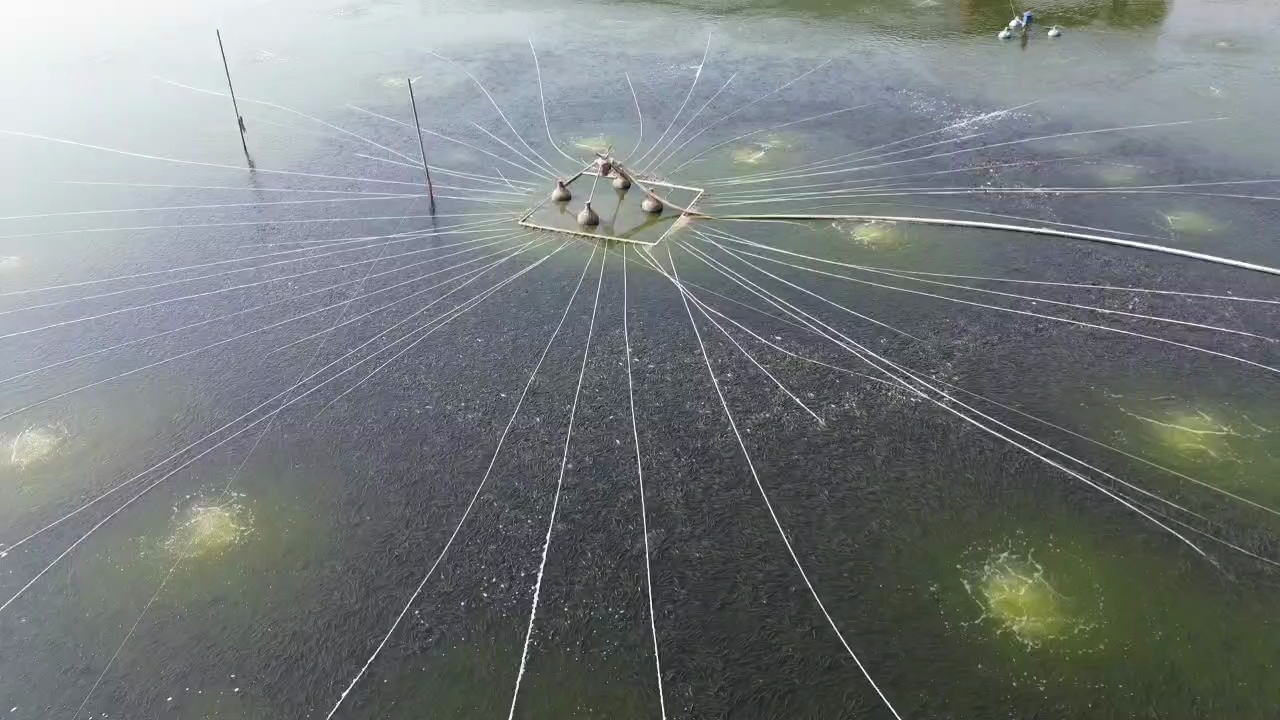
#> input picture 智慧鱼塘项目/计数系统/智慧渔业-鱼群计数系统/智慧渔业/dataset/raw_frames/351_frame_0002.jpg, 1280 x 720 px, found by its file name
$ python experiment_binarize.py
#> lines starting #> are read from the running program, lines starting #| are printed output that depends on the picture; after the words box and inside, x2 and y2 are one past the last pixel; in counts of white or black regions, pixels touching at a corner belong together
#!/usr/bin/env python3
"""
二值化策略实验脚本 - 为不同视频找到最佳参数
"""
import cv2
import numpy as np
from pathlib import Path

# 每种视频选一个典型帧进行实验
TEST_FRAMES = {
    "351": "dataset/raw_frames/351_frame_0002.jpg",  # 密集深色鱼群
    "352": "dataset/raw_frames/352_frame_0005.jpg",  # 高空浅色圆斑
    "353": "dataset/raw_frames/353_frame_0005.jpg",  # 极密集鱼群
    "882": "dataset/raw_frames/882_frame_0005.jpg",  # 个体较清晰
}
OUTPUT_DIR = Path("output/debug/experiment")


# [9 lines left out: function remove_lines_hough, not called in this run]


def remove_lines_morph(binary_mask):
    """用形态学开运算中的线状结构元素去除细线"""
    # 水平线
    h_kernel = cv2.getStructuringElement(cv2.MORPH_RECT, (25, 1))
    h_lines = cv2.morphologyEx(binary_mask, cv2.MORPH_OPEN, h_kernel)
    # 垂直线
    v_kernel = cv2.getStructuringElement(cv2.MORPH_RECT, (1, 25))
    v_lines = cv2.morphologyEx(binary_mask, cv2.MORPH_OPEN, v_kernel)
    # 对角线（近似）
    d_kernel = np.eye(15, dtype=np.uint8)
    d_lines = cv2.morphologyEx(binary_mask, cv2.MORPH_OPEN, d_kernel)
    d_kernel2 = np.fliplr(np.eye(15, dtype=np.uint8))
    d_lines2 = cv2.morphologyEx(binary_mask, cv2.MORPH_OPEN, d_kernel2)

    lines_mask = cv2.bitwise_or(h_lines, v_lines)
    lines_mask = cv2.bitwise_or(lines_mask, d_lines)
    lines_mask = cv2.bitwise_or(lines_mask, d_lines2)

    cleaned = cv2.bitwise_and(binary_mask, cv2.bitwise_not(lines_mask))
    return cleaned


def experiment_for_frame(prefix, frame_path):
    """对单帧测试多种二值化策略"""
#> called with prefix = '351', frame_path = 'dataset/raw_frames/351_frame_0002.jpg'
    print(f"\n{'='*60}")
    print(f"实验对象: [{prefix}] {frame_path}")
    print(f"{'='*60}")

    img = cv2.imread(str(frame_path))
#> img is the input picture: shape (720, 1280, 3); mean B, G, R 124, 123.2, 117.9
    if img is None:
        print(f"[错误] 无法读取图像: {frame_path}")
        return

    gray = cv2.cvtColor(img, cv2.COLOR_BGR2GRAY)
    h, w = gray.shape

    # 预处理 - 轻微降噪
    blurred = cv2.GaussianBlur(gray, (5, 5), 0)

    strategies = []

    # --- 策略1: Otsu全局阈值 ---
    _, otsu = cv2.threshold(blurred, 0, 255, cv2.THRESH_BINARY_INV + cv2.THRESH_OTSU)
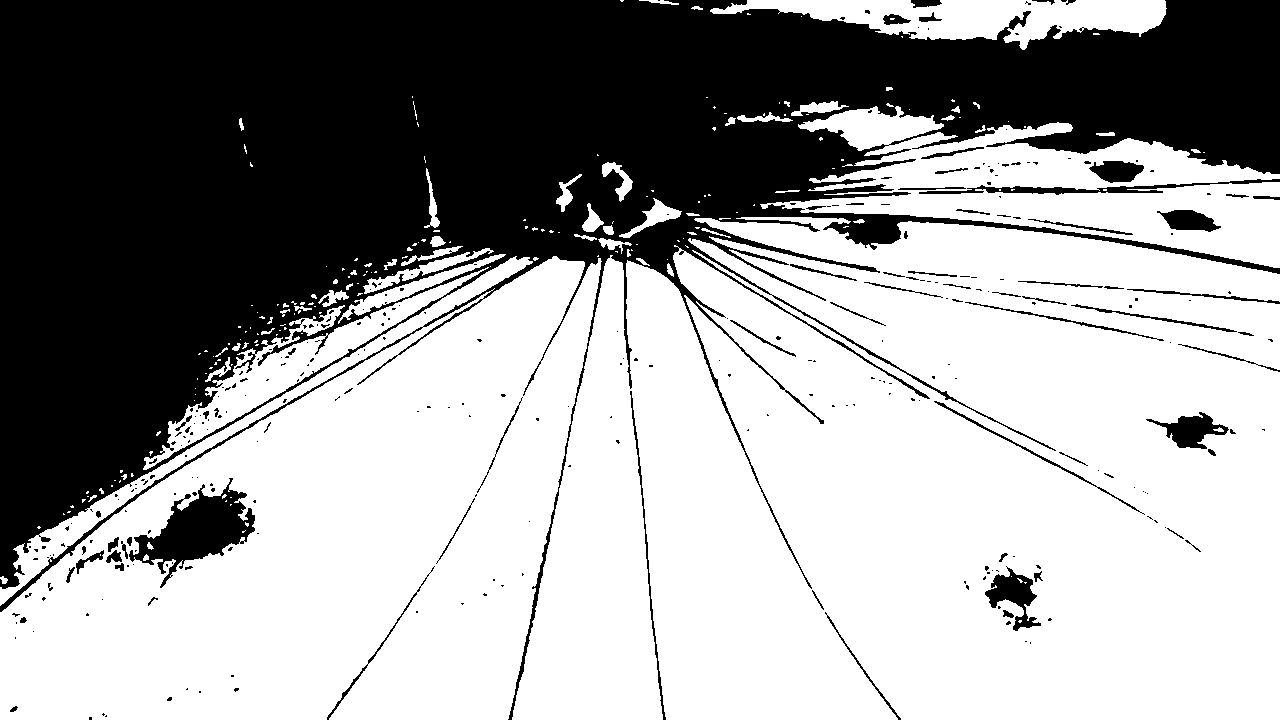
#> otsu: shape (720, 1280); 61.6% white; 317 black regions (246 under 20 px), largest, box (x1, y1, x2, y2) and area: (0, 0, 1280, 720) 333590, (129, 478, 255, 588) 5480, (985, 566, 1041, 631) 1447
    strategies.append(("otsu_inv", otsu))

    _, otsu2 = cv2.threshold(blurred, 0, 255, cv2.THRESH_BINARY + cv2.THRESH_OTSU)
    strategies.append(("otsu", otsu2))

    # --- 策略2: 自适应阈值 ---
    adapt_gauss = cv2.adaptiveThreshold(blurred, 255, cv2.ADAPTIVE_THRESH_GAUSSIAN_C,
                                        cv2.THRESH_BINARY_INV, 15, 5)
#> adapt_gauss: shape (720, 1280); 12% white; 5567 white regions (4677 under 20 px), largest, box (x1, y1, x2, y2) and area: (676, 239, 1200, 547) 2980, (728, 209, 1280, 269) 2391, (646, 269, 897, 720) 2213
    strategies.append(("adapt_gauss_inv", adapt_gauss))

    adapt_mean = cv2.adaptiveThreshold(blurred, 255, cv2.ADAPTIVE_THRESH_MEAN_C,
                                       cv2.THRESH_BINARY_INV, 15, 5)
#> adapt_mean: shape (720, 1280); 18.6% white; 4417 white regions (3117 under 20 px), largest, box (x1, y1, x2, y2) and area: (708, 236, 1280, 367) 4911, (702, 194, 1280, 268) 4385, (643, 268, 897, 720) 3633
    strategies.append(("adapt_mean_inv", adapt_mean))

    # --- 策略3: 固定阈值（尝试不同阈值） ---
    for thresh in [80, 100, 120]:
        _, fixed = cv2.threshold(blurred, thresh, 255, cv2.THRESH_BINARY_INV)
        strategies.append((f"fixed_{thresh}_inv", fixed))
        _, fixed2 = cv2.threshold(blurred, thresh, 255, cv2.THRESH_BINARY)
        strategies.append((f"fixed_{thresh}", fixed2))
#> after the loop, strategies = 10 items

    # --- 策略4: 绿色通道分离（针对水面场景） ---
    b, g, r = cv2.split(img)
    green_blur = cv2.GaussianBlur(g, (5, 5), 0)
    _, green_otsu = cv2.threshold(green_blur, 0, 255, cv2.THRESH_BINARY_INV + cv2.THRESH_OTSU)
#> green_otsu: shape (720, 1280); 61.4% white; 315 black regions (243 under 20 px), largest, box (x1, y1, x2, y2) and area: (0, 0, 1280, 720) 333476, (78, 478, 256, 589) 7338, (983, 564, 1049, 632) 2418
    strategies.append(("green_otsu_inv", green_otsu))

    # --- 策略5: HSV空间 ---
    hsv = cv2.cvtColor(img, cv2.COLOR_BGR2HSV)
#> hsv: shape (720, 1280, 3); mean H, S, V 88.1, 27.4, 128.2
    h_channel, s_channel, v_channel = cv2.split(hsv)
    _, v_otsu = cv2.threshold(v_channel, 0, 255, cv2.THRESH_BINARY_INV + cv2.THRESH_OTSU)
#> v_otsu: shape (720, 1280); 60.6% white; 2199 black regions (2144 under 20 px), largest, box (x1, y1, x2, y2) and area: (0, 0, 1280, 720) 344811, (134, 475, 256, 610) 4381, (984, 565, 1044, 633) 1741
    strategies.append(("hsv_v_otsu_inv", v_otsu))

    # 对每种策略做形态学优化并计数
    results = []
    for name, binary in strategies:
        # 形态学: 开运算去噪 -> 闭运算连接
        kernel_open = cv2.getStructuringElement(cv2.MORPH_ELLIPSE, (3, 3))
        opened = cv2.morphologyEx(binary, cv2.MORPH_OPEN, kernel_open)

        kernel_close = cv2.getStructuringElement(cv2.MORPH_ELLIPSE, (5, 5))
        closed = cv2.morphologyEx(opened, cv2.MORPH_CLOSE, kernel_close)

        # 尝试移除线状干扰
        cleaned = remove_lines_morph(closed)

        # 连通域计数（过滤小区域）
        num_labels, labels, stats, centroids = cv2.connectedComponentsWithStats(cleaned, connectivity=8)
        min_area = 15   # 最小面积过滤
        max_area = 3000 # 最大面积过滤（排除大块误检）
        count = 0
        for i in range(1, num_labels):
            area = stats[i, cv2.CC_STAT_AREA]
            if min_area < area < max_area:
                count += 1

        results.append((name, count, cleaned))
        print(f"  {name:20s} -> 计数: {count:4d}")
#> this loop made 12 passes
#> (name, num_labels) on passes 1 to 8: ('otsu_inv', 235), ('otsu', 446), ('adapt_gauss_inv', 2778), ('adapt_mean_inv', 3684), ('fixed_80_inv', 524), ('fixed_80', 543), ('fixed_100_inv', 418), ('fixed_100', 623)
#> (printed output is left out)
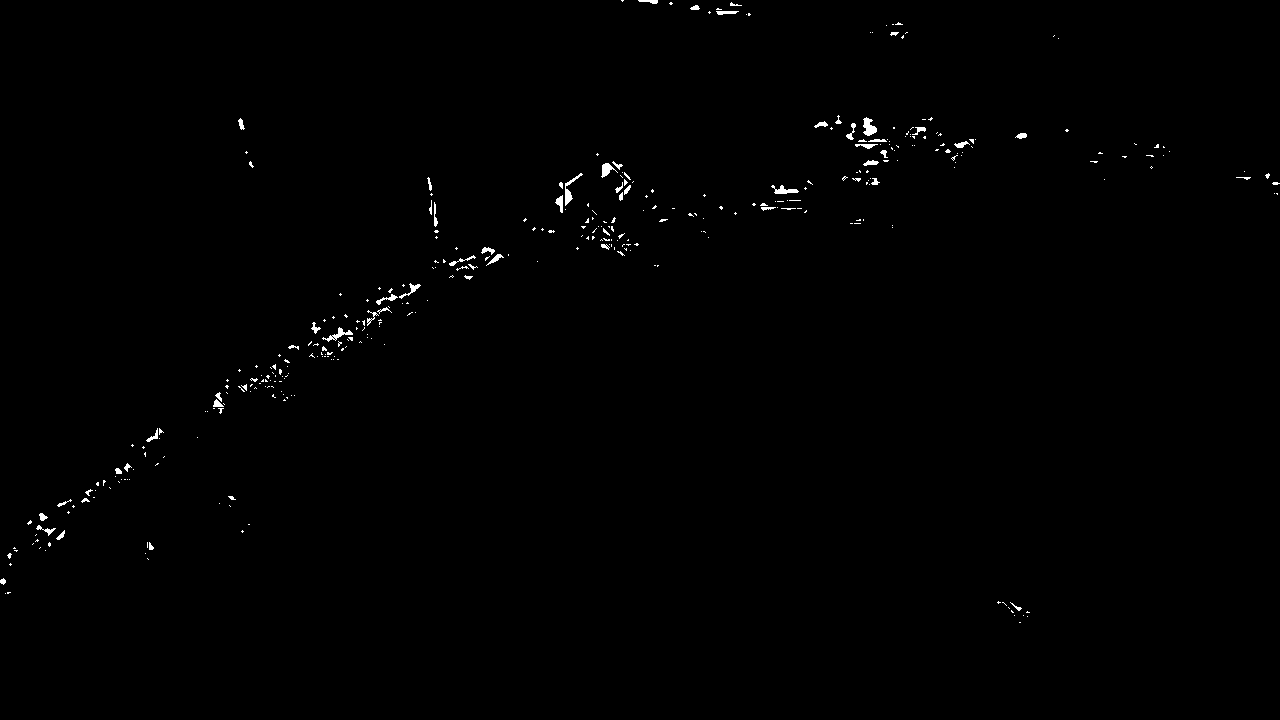
#> cleaned: shape (720, 1280); 0.5% white; 374 white regions (311 under 20 px), largest, box (x1, y1, x2, y2) and area: (863, 117, 877, 136) 162, (565, 173, 583, 206) 146, (322, 327, 353, 342) 131
#> closed: shape (720, 1280); 62.3% white; 121 black regions (22 under 20 px), largest, box (x1, y1, x2, y2) and area: (0, 0, 1280, 600) 329809, (136, 496, 255, 561) 4210, (984, 572, 1038, 618) 1498
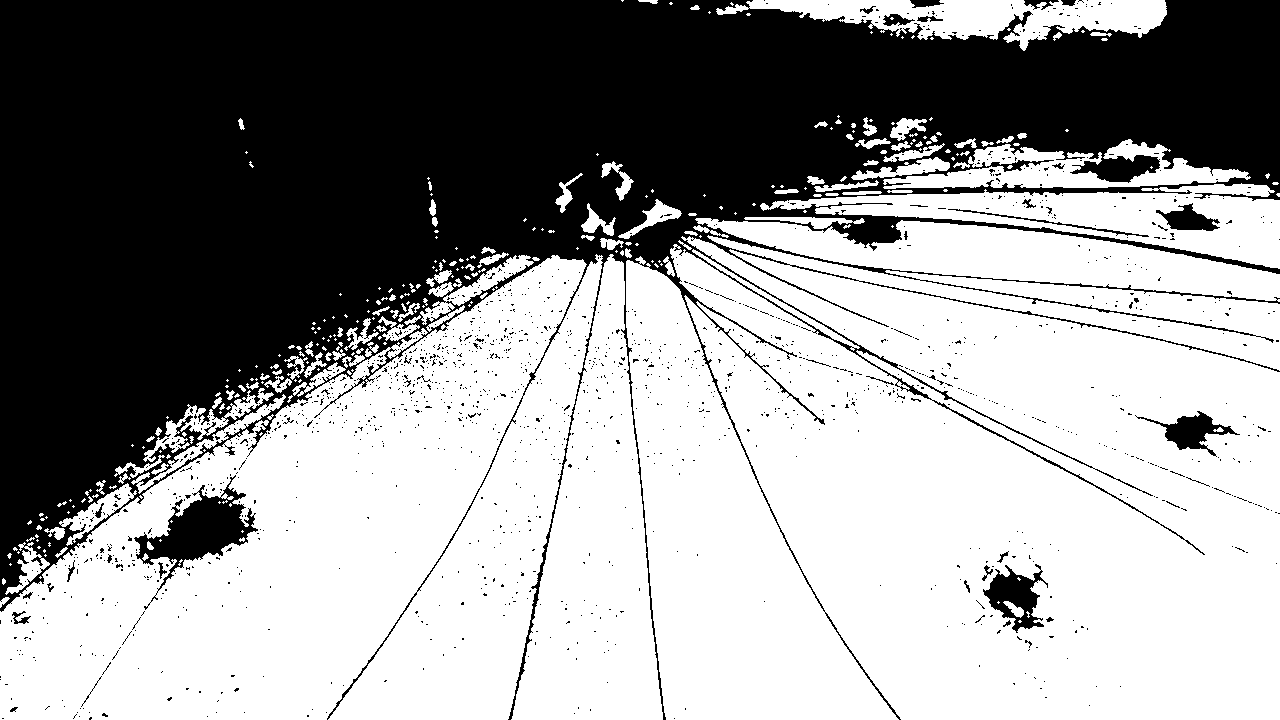
#> opened: shape (720, 1280); 59.3% white; 1545 black regions (1508 under 20 px), largest, box (x1, y1, x2, y2) and area: (0, 0, 1280, 720) 359659, (134, 475, 258, 610) 4975, (983, 564, 1048, 633) 1990
#> after the loop, results = 12 items

    # 保存可视化结果（前5个策略）
    vis_dir = OUTPUT_DIR / prefix
    vis_dir.mkdir(parents=True, exist_ok=True)

    # 保存原图
    cv2.imwrite(str(vis_dir / "00_original.jpg"), img)
    cv2.imwrite(str(vis_dir / "01_gray.jpg"), gray)

    for i, (name, count, mask) in enumerate(results[:8]):
        # 可视化：原图上叠加检测到的轮廓
        vis = img.copy()
        contours, _ = cv2.findContours(mask, cv2.RETR_EXTERNAL, cv2.CHAIN_APPROX_SIMPLE)
        for cnt in contours:
            area = cv2.contourArea(cnt)
            if 15 < area < 3000:
                cv2.drawContours(vis, [cnt], -1, (0, 255, 0), 1)

        # 合并显示: 原图 + 二值图 + 可视化
        mask_3ch = cv2.cvtColor(mask, cv2.COLOR_GRAY2BGR)
        combined = np.hstack([img, mask_3ch, vis])

        out_path = vis_dir / f"{i+2:02d}_{name}_cnt{count}.jpg"
        cv2.imwrite(str(out_path), combined)
#> this loop made 8 passes
#> (name, count) on passes 1 to 8: ('otsu_inv', 75), ('otsu', 165), ('adapt_gauss_inv', 847), ('adapt_mean_inv', 1545), ('fixed_80_inv', 156), ('fixed_80', 154), ('fixed_100_inv', 102), ('fixed_100', 198)
#> pass 1, in experiment_for_frame, `combined = np.hstack([img, mask_3ch, vis])`:
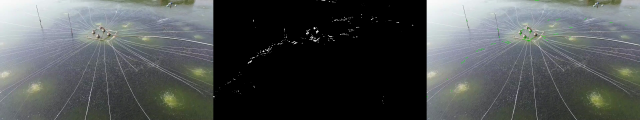
#> combined: shape (720, 3840, 3) (shown at 1/6 size); mean B, G, R 83, 82.6, 78.9
#> after the loop:
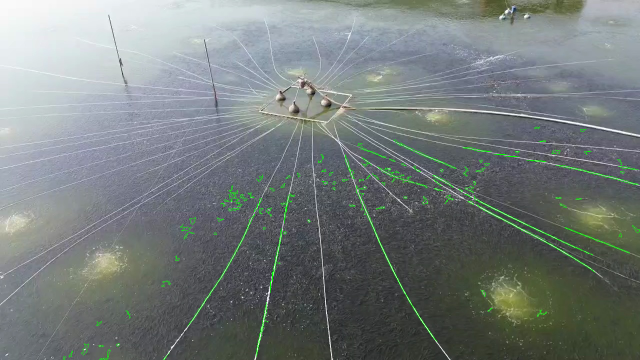
#> vis: shape (720, 1280, 3) (shown at 1/2 size); mean B, G, R 123.1, 124.4, 117.1

    print(f"  可视化结果已保存至: {vis_dir}")


if __name__ == "__main__":
    OUTPUT_DIR.mkdir(parents=True, exist_ok=True)
    for prefix, frame_path in TEST_FRAMES.items():
        experiment_for_frame(prefix, frame_path)
#> pass 2 of the loop `for prefix, frame_path in TEST_FRAMES.items():`:
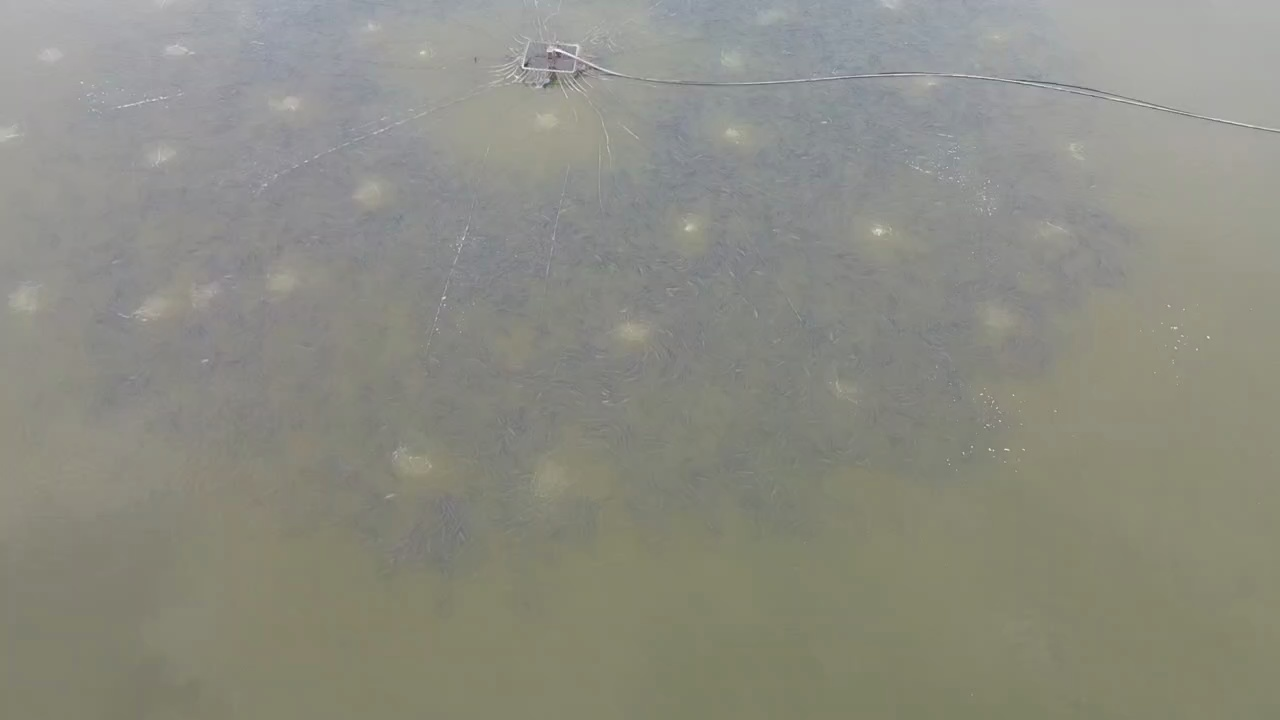
#> input picture 智慧鱼塘项目/计数系统/智慧渔业-鱼群计数系统/智慧渔业/dataset/raw_frames/352_frame_0005.jpg, 1280 x 720 px, found by its file name
#> in experiment_for_frame, img is the input picture: shape (720, 1280, 3); mean B, G, R 130.7, 140.8, 140.6
#> in experiment_for_frame (call 2), `_, otsu = cv2.threshold(blurred, 0, 255, cv2.THRESH_BINARY_INV + cv2.T..`:
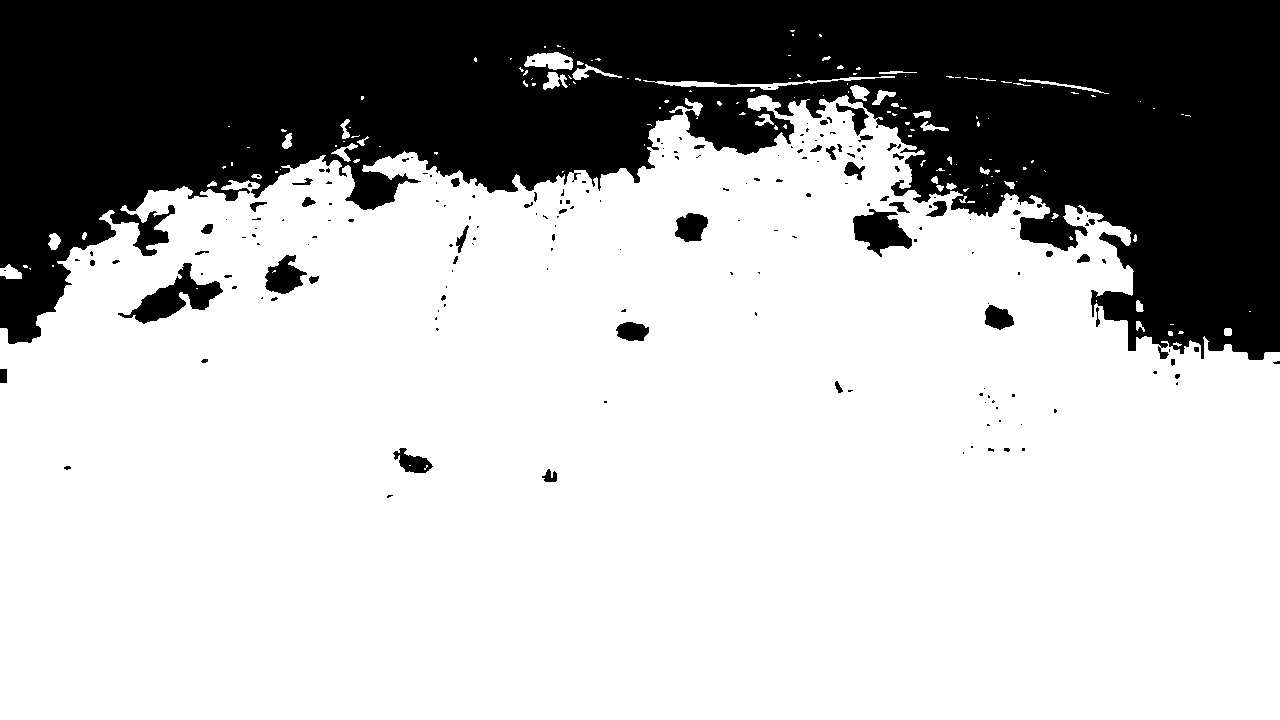
#> otsu: shape (720, 1280); 70.7% white; 193 black regions (144 under 20 px), largest, box (x1, y1, x2, y2) and area: (0, 0, 1280, 360) 259759, (118, 263, 223, 324) 2272, (853, 209, 912, 257) 1621
#> in experiment_for_frame (call 2), `b, g, r = cv2.split(img)`:
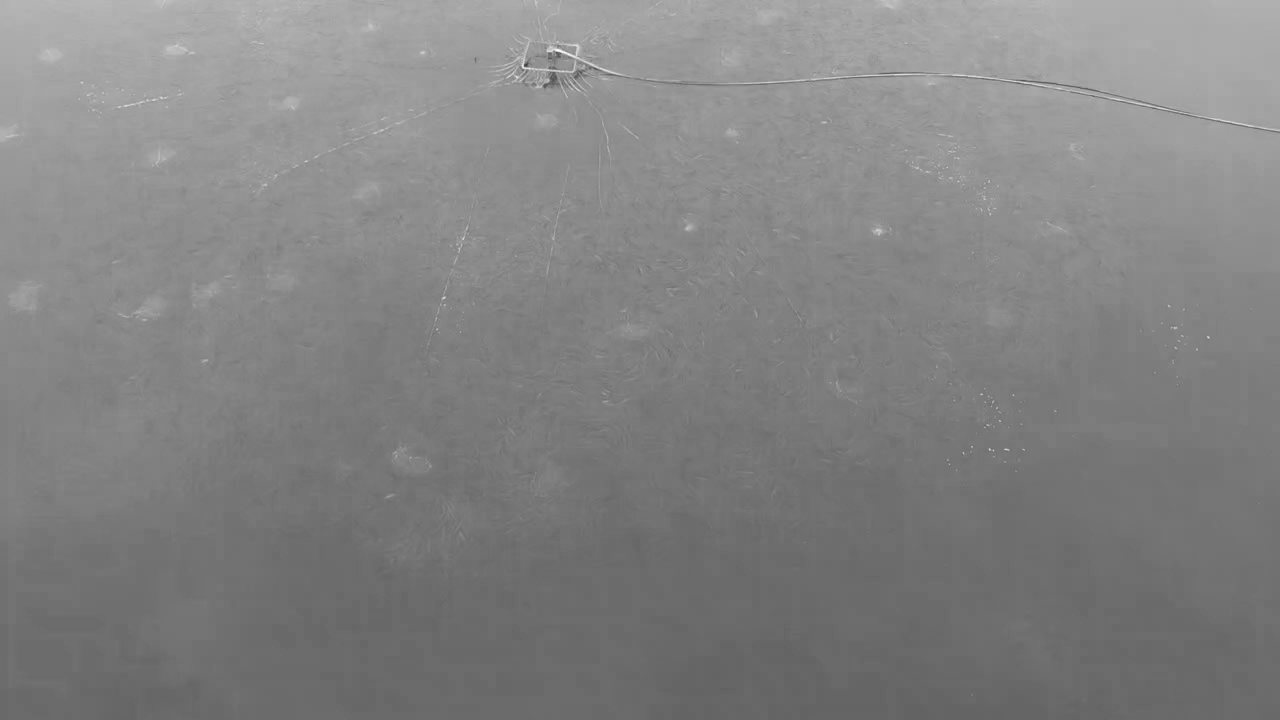
#> b: shape (720, 1280); min 63, max 255, mean 130.7
#> the loop in experiment_for_frame (call 2), `for name, binary in strategies:` made 12 passes
#> (name, num_labels) on passes 1 to 4: ('otsu_inv', 183), ('otsu', 173), ('adapt_gauss_inv', 53), ('adapt_mean_inv', 209)
#> (printed output is left out)
#> the loop in experiment_for_frame (call 2), `for i, (name, count, mask) in enumerate(results[:8]):` made 8 passes
#> (name, count) on passes 1 to 4: ('otsu_inv', 57), ('otsu', 66), ('adapt_gauss_inv', 21), ('adapt_mean_inv', 55)

    print(f"\n{'='*60}")
    print("实验完成！请查看 output/debug/experiment/ 目录下各视频的二值化效果")
    print("="*60)
